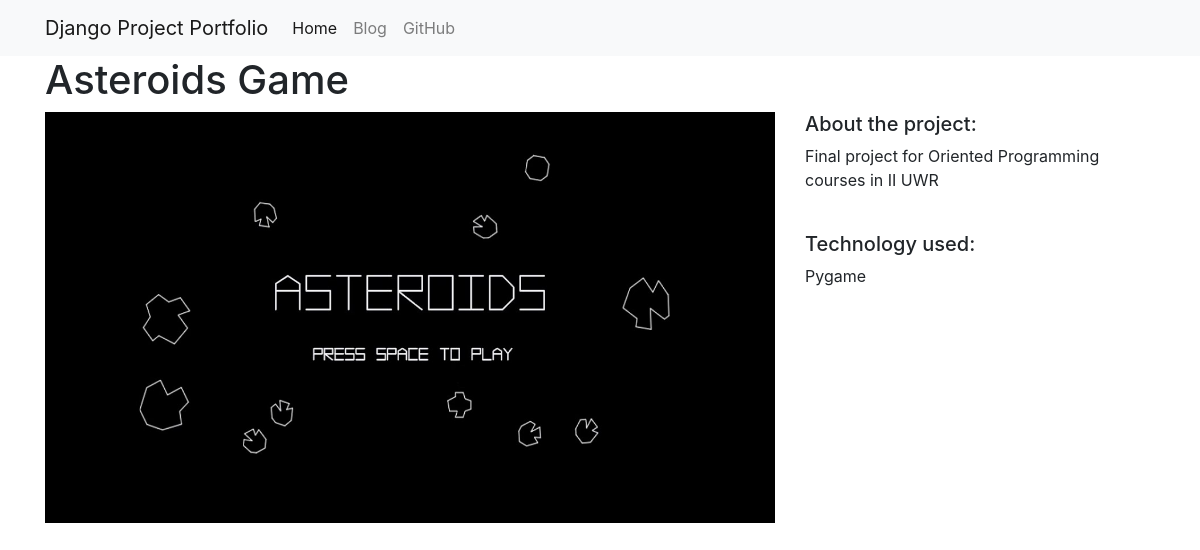
The page /projects/4/ on the database its author committed.
### projects/models.py (models this page shows)
class Project(models.Model):
    title = models.CharField(max_length=100)
    description = models.TextField()
    technology = models.CharField(max_length=20)
    image = models.FilePathField(path="/img")

### projects/views.py (the view)
# urls.py: path('<int:pk>/', views.project_detail, name= 'project_detail'),
def project_detail(request, pk):
    project = Project.objects.get(pk=pk)
    context = {
        'project': project
    }
    return render(request, 'project_detail.html', context)

### projects/templates/project_detail.html
{% extends "base.html" %}
{% load static %}
{% block page_content %}
<h1>{{project.title}}</h1>
<div class="row">
    <div class="col-md-8">
        <img src="{% static project.image %}" alt="" width="100%">
    </div>
    <div class="col-md-4">
        <h5>About the project:</h5>
        <p>{{ project.description }}</p>
        <br>
        <h5>Technology used:</h5>
        <p>{{ project.technology }}</p>
    </div>
</div>
{% endblock %}

### personal_portfolio/templates/base.html (shortened to what this page needs)
<link rel="stylesheet" href="https://stackpath.bootstrapcdn.com/bootstrap/4.1.3/css/bootstrap.min.css">
<nav class="navbar navbar-expand-lg navbar-light bg-light">
    <div class="container">
        <a class="navbar-brand" href="{% url 'project_index' %}">Django Project Portfolio</a>
        <div class="collapse navbar-collapse" id="navbarSupportedContent">
          <ul class="navbar-nav mr-auto">
            <li class="nav-item active">
              <a class="nav-link" href="{% url 'project_index' %}">Home</a>
            </li>
            <li class="nav-item">
              <a class="nav-link" href="{% url 'blog_index' %}">Blog</a>
            </li>
              <li class="nav-item">
              <a class="nav-link" href="https://github.com/miloczek/Projekty-II-UWR">GitHub</a>
            </li>
          </ul>
        </div>
    </div>
</nav>
<div class="container">
    {% block page_content %}{% endblock %}
</div>

### rows shown on the page
Project: title "Asteroids Game", image (picture), description "Final project for Oriented Programming courses in II UWR", technology "Pygame"
